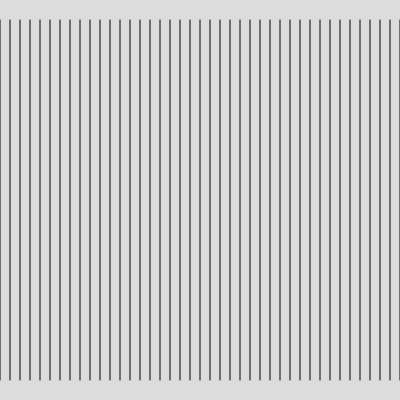
Frame 1 (no input)
Frame 60 (no input): identical to frame 1, image omitted
Frame 120 (the mouse pressed at the canvas centre since frame 60): identical to frame 1, image omitted

The p5.js sketch that drew this single still picture (run headless with seeded random() and noise() and a simulated clock; from frame 60 on, the mouse is pressed at the canvas centre):

// p5.js sketch
// ── sketch.js


function setup() {
  createCanvas(400, 400);
}

function draw() {
  background(220);
  
  for (let x = 0 ; x <= width ; x+= 10){
    line(x , 20, x , width - 20);
    
  }


}
